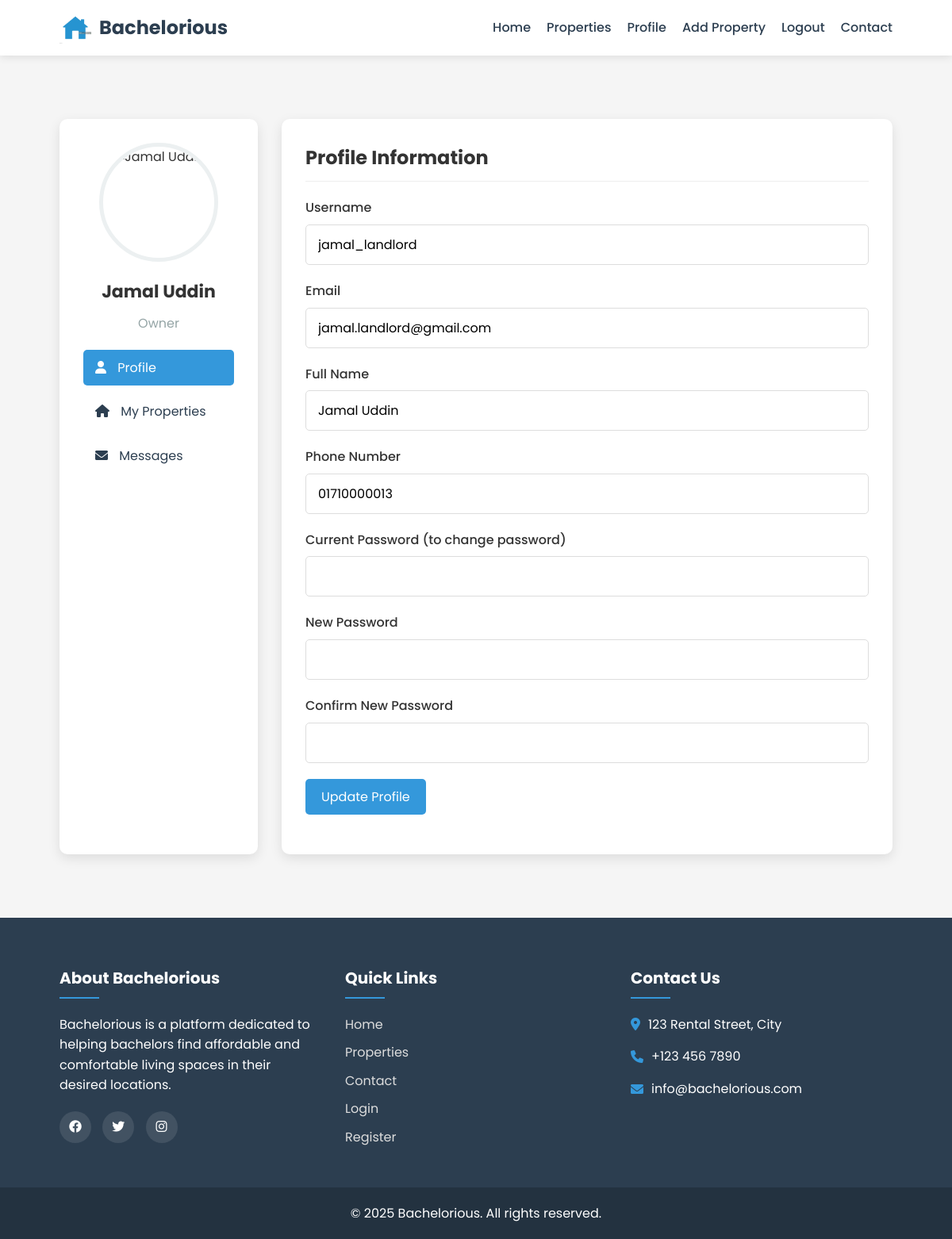
The app's page /profile.php (signed in) with its own data.
### tables this page shows
CREATE TABLE users (
    id INT AUTO_INCREMENT PRIMARY KEY,
    username VARCHAR(50) NOT NULL UNIQUE,
    email VARCHAR(100) NOT NULL UNIQUE,
    password VARCHAR(255) NOT NULL,
    full_name VARCHAR(100) NOT NULL,
    phone VARCHAR(20) NOT NULL,
    user_type ENUM('owner', 'seeker') NOT NULL,
    created_at TIMESTAMP DEFAULT CURRENT_TIMESTAMP
);

### profile.php (the view, shortened to what this page needs)
<?php
$database = new Database();
$conn = $database->getConnection();
$user_id = $_SESSION['user_id'];
$query = "SELECT * FROM users WHERE id = ?";
$stmt = $conn->prepare($query);
$stmt->execute([$user_id]);
$user = $stmt->fetch(PDO::FETCH_ASSOC);
require_once 'includes/header.php';
?>
<div class="profile-section">
    <div class="container">
        <div class="profile-container">
            <div class="profile-sidebar">
                <div class="profile-img">
                    <img src="<?php echo BASE_URL; ?>assets/images/default-avatar.jpg" alt="<?php echo htmlspecialchars($user['full_name']); ?>">
                </div>
                <h3><?php echo htmlspecialchars($user['full_name']); ?></h3>
                <p><?php echo ucfirst($user['user_type']); ?></p>
                <div class="profile-menu">
                    <ul>
                        <li><a href="#profile" class="active"><i class="fas fa-user"></i> Profile</a></li>
                        <?php if($_SESSION['user_type'] == 'owner'): ?>
                            <li><a href="#properties"><i class="fas fa-home"></i> My Properties</a></li>
                        <?php else: ?>
                            <li><a href="#bookings"><i class="fas fa-calendar-check"></i> My Bookings</a></li>
                        <?php endif; ?>
                        <li><a href="#messages"><i class="fas fa-envelope"></i> Messages</a></li>
                    </ul>
                </div>
            </div>
            <div class="profile-content">
                <div id="profile">
                    <h2>Profile Information</h2>
                    <form action="" method="POST">
                        <div class="form-group">
                            <label for="username">Username</label>
                            <input type="text" id="username" value="<?php echo htmlspecialchars($user['username']); ?>" readonly>
                        </div>
                        <div class="form-group">
                            <label for="email">Email</label>
                            <input type="email" id="email" value="<?php echo htmlspecialchars($user['email']); ?>" readonly>
                        </div>
                        <div class="form-group">
                            <label for="full_name">Full Name</label>
                            <input type="text" name="full_name" id="full_name" required value="<?php echo htmlspecialchars($user['full_name']); ?>">
                        </div>
                        <div class="form-group">
                            <label for="phone">Phone Number</label>
                            <input type="text" name="phone" id="phone" required value="<?php echo htmlspecialchars($user['phone']); ?>">
                        </div>
                        <div class="form-group">
                            <label for="current_password">Current Password (to change password)</label>
                            <input type="password" name="current_password" id="current_password">
                        </div>
                        <div class="form-group">
                            <label for="new_password">New Password</label>
                            <input type="password" name="new_password" id="new_password">
                        </div>
                        <div class="form-group">
                            <label for="confirm_password">Confirm New Password</label>
                            <input type="password" name="confirm_password" id="confirm_password">
                        </div>
                        <div class="form-group">
                            <button type="submit" name="update_profile" class="btn">Update Profile</button>
                        </div>
                    </form>
                </div>
            </div>
        </div>
    </div>
</div>
<?php require_once 'includes/footer.php'; ?>

### assets/css/style.css (style rules this page uses)
:root { --primary-color: #3498db; --secondary-color: #2980b9; --dark-color: #2c3e50; --light-color: #ecf0f1; --success-color: #2ecc71; --danger-color: #e74c3c; --warning-color: #f39c12; --gray-color: #95a5a6; }
* { margin: 0; padding: 0; box-sizing: border-box; font-family: 'Poppins', sans-serif; }
body { background-color: #f5f5f5; color: #333; line-height: 1.6; }
.container { width: 90%; max-width: 1200px; margin: 0 auto; padding: 0 15px; }
a { text-decoration: none; color: var(--primary-color); transition: all 0.3s ease; }
.btn { display: inline-block; padding: 10px 20px; background-color: var(--primary-color); color: white; border: none; border-radius: 5px; cursor: pointer; transition: all 0.3s ease; font-size: 16px; }
.form-group { margin-bottom: 20px; }
.form-group label { display: block; margin-bottom: 8px; font-weight: 500; }
.form-group input, .form-group select, .form-group textarea { width: 100%; padding: 12px 15px; border: 1px solid #ddd; border-radius: 5px; font-size: 16px; transition: all 0.3s ease; }
.profile-section { padding: 80px 0; }
.profile-container { display: grid; grid-template-columns: 300px 1fr; gap: 30px; }
.profile-sidebar { background-color: white; padding: 30px; border-radius: 10px; box-shadow: 0 5px 15px rgba(0, 0, 0, 0.1); text-align: center; }
.profile-img { width: 150px; height: 150px; border-radius: 50%; overflow: hidden; margin: 0 auto 20px; border: 5px solid var(--light-color); }
.profile-img img { width: 100%; height: 100%; object-fit: cover; }
.profile-sidebar h3 { font-size: 22px; margin-bottom: 10px; }
.profile-sidebar p { color: var(--gray-color); margin-bottom: 20px; }
.profile-menu ul { list-style: none; text-align: left; }
.profile-menu ul li { margin-bottom: 10px; }
.profile-menu ul li a { display: block; padding: 10px 15px; color: var(--dark-color); border-radius: 5px; transition: all 0.3s ease; }
.profile-menu ul li a:hover, .profile-menu ul li a.active { background-color: var(--primary-color); color: white; }
.profile-menu ul li a i { margin-right: 10px; }
.profile-content { background-color: white; padding: 30px; border-radius: 10px; box-shadow: 0 5px 15px rgba(0, 0, 0, 0.1); }
.profile-content h2 { font-size: 24px; margin-bottom: 20px; padding-bottom: 10px; border-bottom: 1px solid #eee; }

### assets/css/responsive.css (style rules this page uses)
@media (max-width: 1200px) { .profile-container { grid-template-columns: 250px 1fr; } }

### records on screen
users: full_name "Jamal Uddin", user_type "Owner", username "jamal_landlord", email "jamal.landlord@gmail.com", phone "01710000013"
